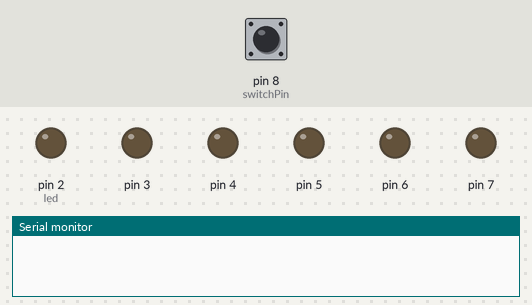
Bench run of a sketch on a simulated Arduino Uno, built with avr-gcc and run on an emulated ATmega328P. On the bench: output pins drawn as LEDs (lit = HIGH), the last lines printed to the serial monitor. Inputs (shaded band) come from the test bench; at power-on: pin 8 (switchPin) LOW.

Above: at 0.5 s.
At 2.5 s:
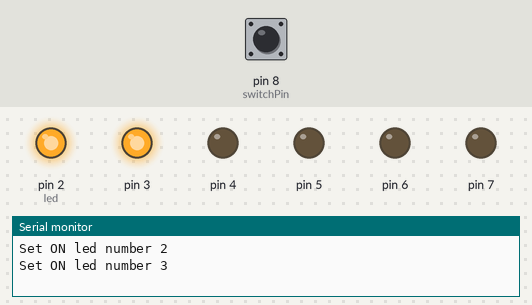
At 3.5 s:
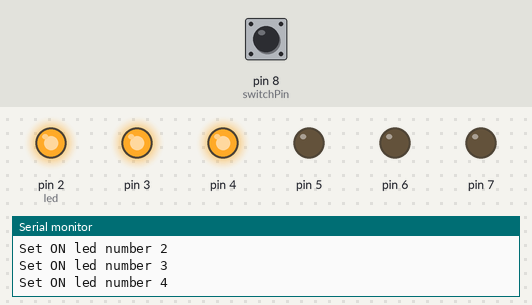
At 4.5 s:
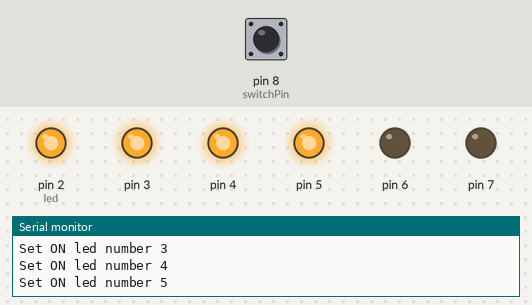
At 6.5 s:
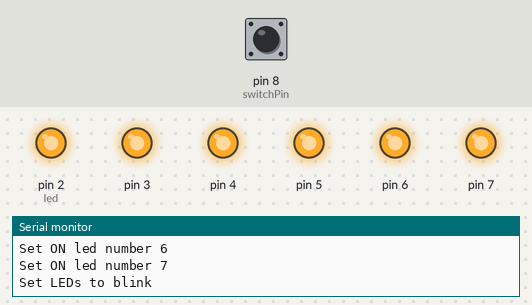
At 8.5 s:
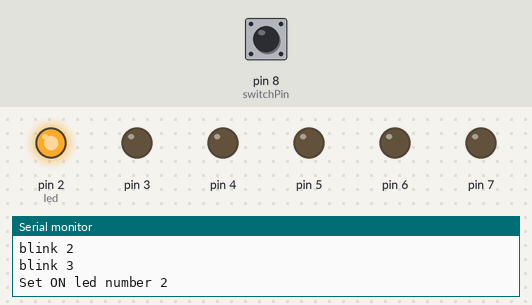
Timing chart, 0 to 9.1 s (numbered marks = the images above):
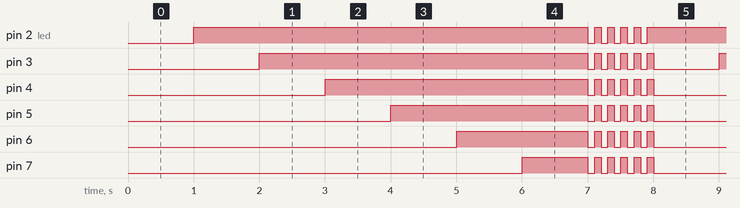

The sketch:

Digital_hourglass.ino
```cpp
const int switchPin = 8;

unsigned long previousTime=0;

int switchState = 0;
int prevSwitchState = 0;

int led=2;

long interval=1000;


void setup() {
  Serial.begin(9600);
 for(int x=2;x<8;x++){
  pinMode(x,OUTPUT); //Stablishing all the LEDs as outputs
 }
 pinMode(switchPin,INPUT); //Stablishing the switch as an input
}

void loop() {
  // put your main code here, to run repeatedly:
  unsigned long currentTime = millis();

  if (currentTime - previousTime > interval) {

    previousTime = currentTime;
    digitalWrite(led, HIGH);
    Serial.print("Set ON led number ");
    Serial.println(led);
    led++;
    }

    if (led > 7)
      {
        Serial.println("Set LEDs to blink");
        delay(interval); //We need that so that the last LED stay a bit
        led=2;
          for(int x=0;x<5;x++) { //count how many blinks
              for(int x=2;x<8;x++){ digitalWrite(x, LOW); }
              delay(100);
              Serial.println("blink 1");
              for(int x=2;x<8;x++){ digitalWrite(x, HIGH); }
              delay(100);
              Serial.println("blink 2");
              for(int x=2;x<8;x++){ digitalWrite(x, LOW); } //we need LEDs to remain in LOW state, so that we can turn them HIGH for next count
              Serial.println("blink 3");
          }

     }

    switchState = digitalRead(switchPin);

    if(switchState != prevSwitchState) {
        for(int x=2;x<8;x++){
        digitalWrite (x, LOW);
      }
        led=2;
        previousTime=currentTime;
      }

    prevSwitchState=switchState;

}
```

Measured:
- by itself, pin 2 (led): repeats every 7.0 s: 4 × (LOW 0.10 s, HIGH 0.10 s), LOW 0.10 s, HIGH 6.1 s
- by itself, pin 3: repeats every 7.0 s: 5 × (LOW 0.10 s, HIGH 0.10 s), LOW 1.0 s, HIGH 5.0 s
- by itself, pin 4: repeats every 7.0 s: 5 × (LOW 0.10 s, HIGH 0.10 s), LOW 2.0 s, HIGH 4.0 s
- by itself, pin 5: repeats every 7.0 s: 5 × (LOW 0.10 s, HIGH 0.10 s), LOW 3.0 s, HIGH 3.0 s
- by itself, pin 6: repeats every 7.0 s: 5 × (LOW 0.10 s, HIGH 0.10 s), LOW 4.0 s, HIGH 2.0 s
- by itself, pin 7: repeats every 7.0 s: 5 × (LOW 0.10 s, HIGH 0.10 s), LOW 5.0 s, HIGH 1.0 s
